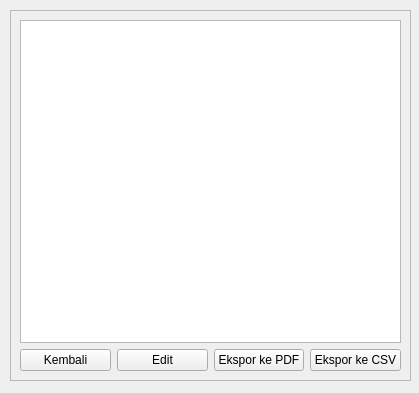
<?xml version="1.0" encoding="UTF-8"?>
<ui version="4.0">
 <class>Form</class>
 <widget class="QWidget" name="Form">
  <property name="geometry">
   <rect>
    <x>0</x>
    <y>0</y>
    <width>419</width>
    <height>393</height>
   </rect>
  </property>
  <property name="windowTitle">
   <string>Form</string>
  </property>
  <widget class="QWidget" name="verticalLayoutWidget">
   <property name="geometry">
    <rect>
     <x>10</x>
     <y>10</y>
     <width>401</width>
     <height>371</height>
    </rect>
   </property>
   <layout class="QVBoxLayout" name="verticalLayout">
    <item>
     <widget class="QScrollArea" name="scroll_area">
      <property name="widgetResizable">
       <bool>true</bool>
      </property>
      <widget class="QWidget" name="scrollAreaWidgetContents">
       <property name="geometry">
        <rect>
         <x>0</x>
         <y>0</y>
         <width>397</width>
         <height>367</height>
        </rect>
       </property>
       <widget class="QFrame" name="frame">
        <property name="geometry">
         <rect>
          <x>-1</x>
          <y>-1</y>
          <width>401</width>
          <height>371</height>
         </rect>
        </property>
        <property name="frameShape">
         <enum>QFrame::StyledPanel</enum>
        </property>
        <property name="frameShadow">
         <enum>QFrame::Raised</enum>
        </property>
        <layout class="QVBoxLayout" name="verticalLayout_2">
         <item>
          <widget class="QPlainTextEdit" name="resep_text">
           <property name="readOnly">
            <bool>true</bool>
           </property>
          </widget>
         </item>
         <item>
          <layout class="QHBoxLayout" name="horizontalLayout">
           <item>
            <widget class="QPushButton" name="back_btn">
             <property name="text">
              <string>Kembali</string>
             </property>
            </widget>
           </item>
           <item>
            <widget class="QPushButton" name="edit_btn">
             <property name="text">
              <string>Edit</string>
             </property>
            </widget>
           </item>
           <item>
            <widget class="QPushButton" name="export_pdf_btn">
             <property name="text">
              <string>Ekspor ke PDF</string>
             </property>
            </widget>
           </item>
           <item>
            <widget class="QPushButton" name="export_csv_btn">
             <property name="text">
              <string>Ekspor ke CSV</string>
             </property>
            </widget>
           </item>
          </layout>
         </item>
        </layout>
       </widget>
      </widget>
     </widget>
    </item>
   </layout>
  </widget>
 </widget>
 <resources/>
 <connections/>
</ui>
